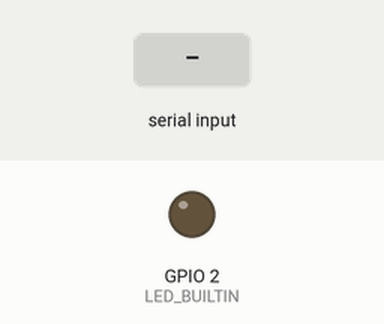
Recording of a program running on a simulated ESP32. Parts: output pins drawn as LEDs (lit = HIGH). The inputs (shaded band) are chosen by the test bench. Nothing arrives over Bluetooth unless stated; what the program prints to the serial monitor is not drawn.

Above: at 1.7 s.
1.8 s: "1" received over the second serial link
Timing chart, 0 to 4.8 s (numbered marks = the images above; inputs shaded):
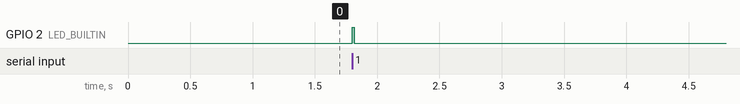

The program:

main.cpp
```cpp
/*****************************************************************
  Find more information on:
  https://github.com/PeterDirnhofer/IKEA-vindriktning-ESP32-Bluetooth

  Story:
  ESP32 reads IKEA Feinstaubsensor VINDRIKTNING
  via UART2 serial interface.
  Data can be monitored on Arduino's Serial Monitor at 115200 Baud.

  Additionally, data is sent over Bluetooth and can be monitored on an Android phone.

  Code is based on:
  https://github.com/Hypfer/esp8266-vindriktning-particle-sensor

  ***********************************************************************
  Details:
  Communication between IKEA sensor and ESP32:
  - ESP32 uses UART2 (class: ikeaSerial)
  - Baud rate: 9600
  - Voltage: 3.3V on ESP32 side, 5V on IKEA sensor side
    -> Use a voltage divider to protect the ESP32 input!
  - GPIO16 = RX2 (receiving data)
  - GPIO17 = TX2 (not used; no data sent to IKEA sensor)

  A nice explanation of how to use UART2 on the ESP32:
  https://youtu.be/GwShqW39jlE

  ***********************************************************************
  Additionally, ESP32 sends measured data via Bluetooth.
  To see Bluetooth data on your Android phone, install
  "Serial Bluetooth Terminal" from the Play Store.

  Your phone can also display sensor data graphically using the IKEA_VIND_Monitor app:
  https://github.com/PeterDirnhofer/IKEA-vindriktning-ESP32-Bluetooth

  Optionally, you can edit ESPBluetoothApp using MIT App Inventor.

  #define BT_NAME "IKEA_BT_001"  // Unique device name for ESP32 Bluetooth
***********************************************************************/

#include <Arduino.h>
#include <BluetoothSerial.h>

/***********************************************************************************************
   IF YOU WORK IN A GROUP, CHANGE BT_NAME INDIVIDUALLY TO AVOID BLUETOOTH CONFLICTS!
************************************************************************************************/
#define BT_NAME "IKEA_BT_001"
// #define BT_NAME "IKEA_BT_002"
// #define BT_NAME "IKEA_BT_003"

/***********************************************************************************************/
// Define pins for RX and TX
#define RXD2 16 // GPIO16 as RX
#define TXD2 17 // GPIO17 as TX (not used but must be defined)

#define LED_BUILTIN 2 // Blue LED on ESP32 indicates data is received from IKEA sensor

// UART2 communication with IKEA sensor
HardwareSerial ikeaSerial(2);

// Buffer for received data
uint8_t serialRxBuf[20];
uint8_t rxBufIdx = 0;

// Bluetooth
BluetoothSerial ESP_BT; // Init Bluetooth class

/*******************************************************************/
void clearRxBuf()
{
    memset(serialRxBuf, 0, sizeof(serialRxBuf));
    rxBufIdx = 0;
}

/*************************** Setup ************************************/
void setup()
{
    pinMode(LED_BUILTIN, OUTPUT);
    Serial.begin(115200);
    delay(500); // Give time to switch USB from programming to Serial Monitor

    // Initialize serial communication with IKEA Vindriktning
    ikeaSerial.begin(9600, SERIAL_8N1, RXD2, TXD2);

    if (!ikeaSerial)
    {
        Serial.println("Invalid Serial configuration. Check RX/TX pins.");
    }
    else
    {
        Serial.println("+++ UART2 to IKEA sensor initialized");
    }

    // Initialize Bluetooth
    ESP_BT.begin(BT_NAME);
    Serial.print("+++ Bluetooth initialized as *** ");
    Serial.print(BT_NAME);
    Serial.println(" ***");

    clearRxBuf();
    Serial.println("Waiting for sensor ...");
}

/*************************** Loop ************************************/
void loop()
{
    digitalWrite(LED_BUILTIN, LOW); // LED off while waiting

    while (!ikeaSerial.available())
    {
        // Wait for data from IKEA sensor
    }

    digitalWrite(LED_BUILTIN, HIGH); // LED on when data starts arriving

    // Read 20-byte data packet from sensor
    while (ikeaSerial.available())
    {
        serialRxBuf[rxBufIdx++] = ikeaSerial.read();
        delay(15); // Prevent data corruption

        if (rxBufIdx > 20)
        {
            clearRxBuf(); // Avoid buffer overflow
        }
    }

    // Check header for validity: first 5 bytes must match
    bool headerValid =
        serialRxBuf[0] == 0x16 &&
        serialRxBuf[1] == 0x11 &&
        serialRxBuf[2] == 0x0B &&
        serialRxBuf[3] == 0x00 &&
        serialRxBuf[4] == 0x00;

    if (headerValid && rxBufIdx == 20)
    {
        // Get PM2.5 value (bytes 5 and 6)
        const int ikeaValue = (serialRxBuf[5] << 8) | serialRxBuf[6];

        // Send value to Serial Monitor
        Serial.println(ikeaValue);

        // Send value via Bluetooth with leading '#'
        String sendString = "#";
        sendString.concat(String(ikeaValue));
        ESP_BT.println(sendString);

        // Debug: print full raw data
        /*
        for (int i = 0; i < rxBufIdx; i++) {
          Serial.printf("%02x ", serialRxBuf[i]);
        }
        Serial.println();
        */
    }

    clearRxBuf();
}
```

Measured:
- after the input at 1.8 s, GPIO 2 (LED_BUILTIN): LOW → HIGH at once, → LOW 0.02 s later
